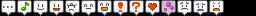

This is a level from a 2D game, rendered from its Tiled map with the project's own tilesets. A one-line summary and the complete map file follow:
An orthogonal 16x1 tile map with 16x16 px tiles, 1 tile layer (emotions), 2 tilesets.

<map version="1.10" tiledversion="1.11.0" orientation="orthogonal" renderorder="right-down" width="16" height="1" tilewidth="16" tileheight="16" infinite="0" nextlayerid="2" nextobjectid="1">
 <editorsettings>
  <export target="data/emotions.json" format="json" />
 </editorsettings>
 <tileset firstgid="1" source="tileset.tsx" />
 <tileset firstgid="10001" source="emotions.tsx" />
 <layer id="1" name="emotions" width="16" height="1">
  <data encoding="csv">
10001,10002,10003,10004,10005,10006,10007,10008,10009,10010,10011,10012,10013,10014,10015,10016
</data>
 </layer>
</map>
